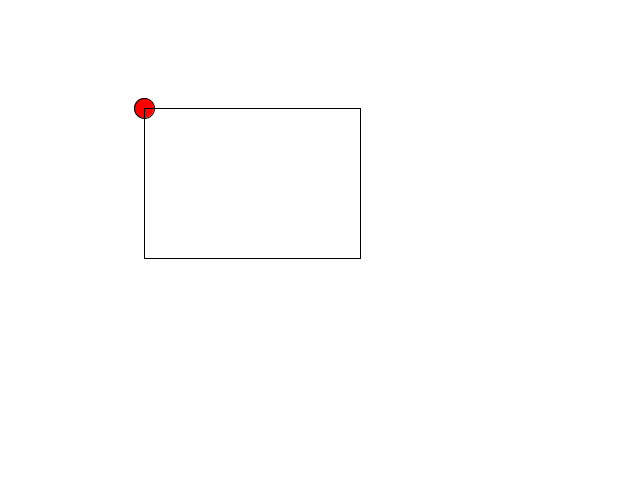
Frame 1 (no input)
Frame 60 (the mouse pressed at the canvas centre just before this capture): identical to frame 1, image omitted
Frame 120 (the mouse held since frame 60 and released just before this capture): identical to frame 1, image omitted

The Processing sketch that drew this single still picture (run headless with seeded random() and noise(); from frame 60 on, the mouse is pressed at the canvas centre):

// Processing sketch: processing_185257
// ── processing_185257.pde

int x,y;
float xIntheBox;
float yIntheBox;

void setup(){
  size(640,480);
}
void draw(){
  background(255);
  fill(255,0,0);
  //map(value,start1,stopo1,start2,stop2);
  xIntheBox=map(x,0,639,144,360);
  yIntheBox=map(y,0,479,108,108+150);
  println(xIntheBox);
  ellipse(xIntheBox,yIntheBox,20,20);
 noFill();
  rect(144,108,216,150);
  
}
